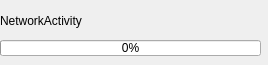
<?xml version="1.0" encoding="UTF-8"?>
<ui version="4.0">
 <class>network</class>
 <widget class="QWidget" name="network">
  <property name="geometry">
   <rect>
    <x>0</x>
    <y>0</y>
    <width>268</width>
    <height>65</height>
   </rect>
  </property>
  <property name="windowTitle">
   <string>Network</string>
  </property>
  <widget class="QLabel" name="message">
   <property name="geometry">
    <rect>
     <x>0</x>
     <y>0</y>
     <width>261</width>
     <height>41</height>
    </rect>
   </property>
   <property name="text">
    <string>NetworkActivity</string>
   </property>
  </widget>
  <widget class="QProgressBar" name="progressBar">
   <property name="geometry">
    <rect>
     <x>0</x>
     <y>40</y>
     <width>261</width>
     <height>16</height>
    </rect>
   </property>
   <property name="maximum">
    <number>100</number>
   </property>
   <property name="value">
    <number>0</number>
   </property>
  </widget>
  <widget class="QLabel" name="superdebug">
   <property name="geometry">
    <rect>
     <x>280</x>
     <y>10</y>
     <width>341</width>
     <height>41</height>
    </rect>
   </property>
   <property name="text">
    <string>TextLabel</string>
   </property>
  </widget>
 </widget>
 <resources/>
 <connections/>
</ui>
